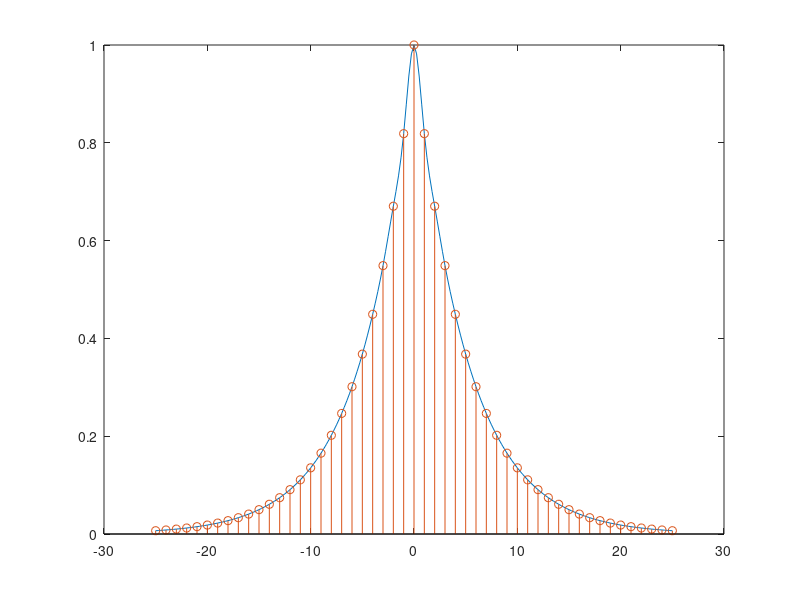

MATLAB code to generate this figure:
% Ex3_24_1
% 한밭대학교 20191780 육정훈

Ts = 0.0002;
n = -25:25;
nTs = n * Ts;
x = exp(-1000 * abs(nTs));
Dt = 0.00005;
t = -0.005:Dt:0.005;
xa = spline(nTs, x, t);

plot(t * 5000, xa); hold on;

stem(n, x); hold off;

error = max(abs(xa - exp(-1000 * abs(t))));
